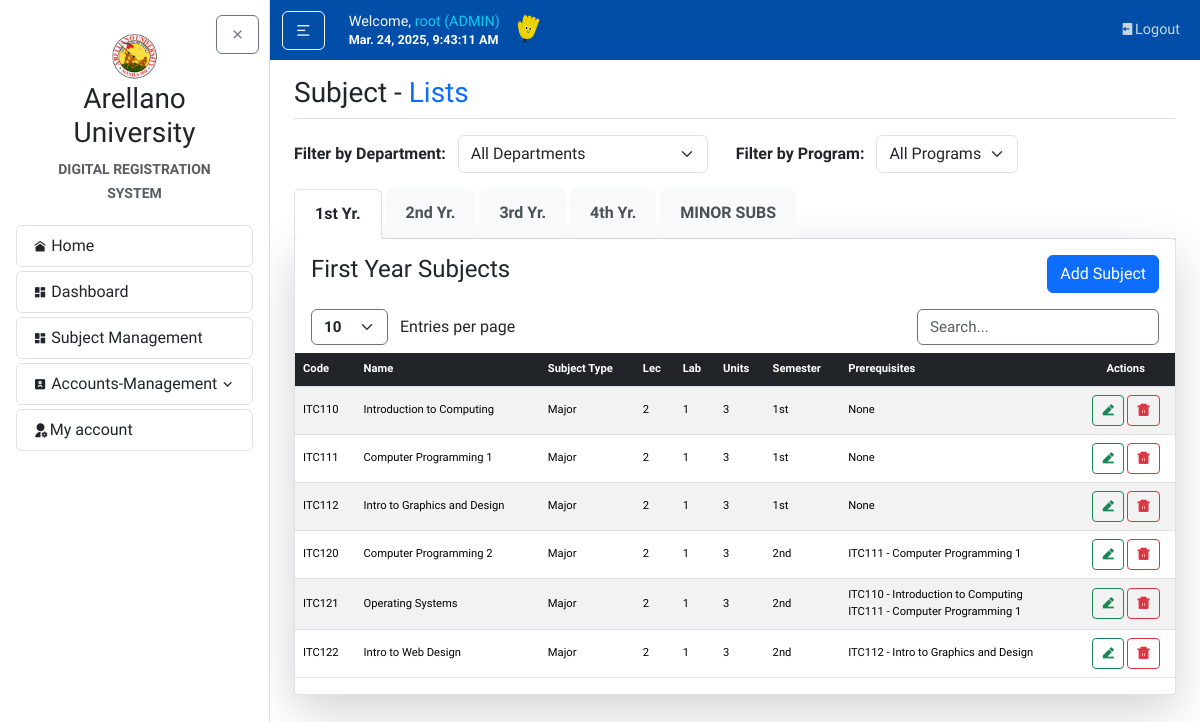
The app's page /subjects/subject-list/ (signed in) with its own data.
### accounts/models.py (models this page shows, shortened)
class CustomUser(AbstractUser):
    ROLES = (
        ('SUPERUSER', 'Superuser'),
        ('ADMIN', 'Admin'),
        ('OFFICER', 'Enrollment Officer'),
        ('STUDENT', 'Student'),
    )
    role = models.CharField(max_length=20, choices=ROLES, default='ADMIN')
    email = models.EmailField()
    created_by = models.ForeignKey(
        settings.AUTH_USER_MODEL,
        on_delete=models.SET_NULL,
        null=True,
        blank=True,
        related_name="created_users"
    )
    def __str__(self):
        return f"{self.username} ({self.role})"

### subjects/models.py (models this page shows, shortened)
class Subject(models.Model):
    SUBJECT_TYPE_CHOICES = (
        ('MAJOR', 'Major'),
        ('MINOR', 'Minor'),
    )
    YEAR_LEVEL_CHOICES = (
         (1, '1st Year'),
         (2, '2nd Year'),
         (3, '3rd Year'),
         (4, '4th Year'),
    )
    name = models.CharField(max_length=100)
    code = models.CharField(max_length=20, unique=True)
    departments = models.ManyToManyField(
        Department,
        related_name="subjects",
        help_text="Select departments for which this subject is offered"
    )
    programs = models.ManyToManyField(
        'accounts.Program',
        related_name="subjects",
        blank=True,
        help_text="Select programs for which this subject is offered"
    )
    subject_type = models.CharField(max_length=10, choices=SUBJECT_TYPE_CHOICES)
    year_level = models.PositiveIntegerField(
        choices=YEAR_LEVEL_CHOICES,
        null=True,
        blank=True,
        help_text="Applicable for major subjects only"
    )
    prerequisites = models.ManyToManyField(
        'self',
        blank=True,
        symmetrical=False,
        related_name='dependent_subjects',
        help_text="Select prerequisite subjects (if any)"
    )
    semester = models.CharField(max_length=30, choices=[('--','--'), ('1st', '1st Semester'), ('2nd', '2nd Semester')], default='--')
    lec_units = models.PositiveIntegerField(default=3, help_text="Lecture units")
    lab_units = models.PositiveIntegerField(default=0, help_text="Laboratory units")
    units = models.PositiveIntegerField(default=3)
    description = models.TextField(blank=True, null=True)
    approved = models.BooleanField(default=True)
    created_at = models.DateTimeField(auto_now_add=True)
    updated_at = models.DateTimeField(auto_now=True)

### subjects/views.py (the view)
# urls.py: path('subject-list/', views.subject_list_department, name='subject-management-list'),
@login_required
@role_required(allowed_roles=['OFFICER', 'ADMIN'])
def subject_list_department(request):
    if request.user.role == 'ADMIN':
        departments = Department.objects.all()
        department_id = request.GET.get('department')
        if department_id:
            department = get_object_or_404(Department, id=department_id)
            programs = department.programs.all()
        else:
            department = None
            programs = Program.objects.all()
        base_queryset = Subject.objects.filter(approved=True)
        if department:
            base_queryset = base_queryset.filter(department=department)
    else:
        departments = None
        officer_profile = get_object_or_404(EnrollmentOfficerProfile, user=request.user)
        department = officer_profile.department
        programs = department.programs.all()
        base_queryset = Subject.objects.filter(department=department, approved=True)
    program_id = request.GET.get('program')
    if program_id:
        base_queryset = base_queryset.filter(programs=program_id)
    first_year_subjects  = base_queryset.filter(subject_type='MAJOR', year_level=1)
    second_year_subjects = base_queryset.filter(subject_type='MAJOR', year_level=2)
    third_year_subjects  = base_queryset.filter(subject_type='MAJOR', year_level=3)
    fourth_year_subjects = base_queryset.filter(subject_type='MAJOR', year_level=4)
    minor_subjects       = base_queryset.filter(subject_type='MINOR')
    context = {
        'selected_program': program_id,
        'first_year_subjects': first_year_subjects,
        'second_year_subjects': second_year_subjects,
        'third_year_subjects': third_year_subjects,
        'fourth_year_subjects': fourth_year_subjects,
        'minor_subjects': minor_subjects,
        'departments': departments,
        'selected_department': department,
        'programs': programs,
    }
    return render(request, 'subjects/subject_list_department.html', context)

### subjects/templates/subjects/subject_list_department.html (shortened to what this page needs)
{% extends "home/layout.html" %}
{% load static %}
{% block style %}
  <link rel="stylesheet" href="{% static 'subjects/main.css' %}">
{% endblock style %}
{% block body %}
<div class="container">
  <div class="d-flex justify-content-between border-bottom align-items-center">
    <h3>Subject - <span class="text-primary">Lists</span></h3>
  </div>
  <div class="row my-3">
      {% if departments %}
        <div class="col-12">
          <form method="get" class="d-inline">
            <label for="departmentFilter" class="me-2 fw-bold">Filter by Department:</label>
            <select name="department" id="departmentFilter" class="form-select d-inline w-auto" onchange="this.form.submit()">
              <option value="">All Departments</option>
            </select>
            <label for="programFilter" class="ms-4 me-2 fw-bold">Filter by Program:</label>
            <select name="program" id="programFilter" class="form-select d-inline w-auto" onchange="this.form.submit()">
              <option value="">All Programs</option>
            </select>
          </form>
        </div>
      {% endif %}
  </div>
  <ul class="nav nav-tabs" id="subjectTabs" role="tablist">
    <li class="nav-item" role="presentation">
      <button class="nav-link active fw-bold" id="firstYear-tab" data-bs-toggle="tab" data-bs-target="#firstYear" type="button" role="tab" aria-controls="firstYear" aria-selected="true">1st Yr.</button>
    </li>
    <li class="nav-item" role="presentation">
      <button class="nav-link fw-bold" id="secondYear-tab" data-bs-toggle="tab" data-bs-target="#secondYear" type="button" role="tab" aria-controls="secondYear" aria-selected="false">2nd Yr.</button>
    </li>
    <li class="nav-item" role="presentation">
      <button class="nav-link fw-bold" id="thirdYear-tab" data-bs-toggle="tab" data-bs-target="#thirdYear" type="button" role="tab" aria-controls="thirdYear" aria-selected="false">3rd Yr.</button>
    </li>
    <li class="nav-item" role="presentation">
      <button class="nav-link fw-bold" id="fourthYear-tab" data-bs-toggle="tab" data-bs-target="#fourthYear" type="button" role="tab" aria-controls="fourthYear" aria-selected="false">4th Yr.</button>
    </li>
    <li class="nav-item" role="presentation">
      <button class="nav-link fw-bold" id="minorSub-tab" data-bs-toggle="tab" data-bs-target="#minorSub" type="button" role="tab" aria-controls="minorSub" aria-selected="false">MINOR SUBS</button>
    </li>
  </ul>
  <article class="tab-content content-section shadow-lg p-0" id="subjectTabsContent">
    {% include "subjects/subject_list_tabs/firstYearSubjects.html" %}
  </article>
</div>
{% endblock body %}

### home/templates/home/layout.html (shortened to what this page needs)
{% load static %}
<!DOCTYPE html>
<html lang="en">
<head>
  <link rel="stylesheet" type="text/css" href="{% static 'home/main.css' %}">
  <link href="https://cdn.jsdelivr.net/npm/bootstrap@5.3.3/dist/css/bootstrap.min.css" rel="stylesheet">
  <link rel="stylesheet" href="https://cdnjs.cloudflare.com/ajax/libs/remixicon/4.6.0/remixicon.css">
  <link rel="stylesheet" href="//cdn.datatables.net/2.2.2/css/dataTables.dataTables.min.css">
  <link rel="stylesheet" href="https://cdn.jsdelivr.net/npm/flatpickr/dist/flatpickr.min.css">
  {% block style %}{% endblock %}
</head>
<body>
    <div class="full-nav-bg"></div>
    <div id="page-wrapper" class="d-flex" style="min-height: 100vh;">
        {% include "home/sidebar.html" %}
        <div id="content-wrapper" class="flex-grow-1">
            <header class="site-header">
                <nav class="navbar navbar-expand-md ">
                    <div class="container">
                        <div class="navbar-nav align-items-xl-center">
                            <button id="sidebarToggle" class="btn btn-outline-light me-3 my-auto">
                                <i class="ri-menu-2-line"></i>
                            </button>
                        </div>
                        <div class="ms-2 me-auto my-auto">
                            <h5 class="d-flex align-items-end gap-1 mb-1">
                                <span class="text-light nav-font">
                                    {% if user.is_authenticated %}
                                        Welcome, <span class="text-info">{{ request.user }} {{ request.user.userprofile.userrole }}</span> <br>
                                    {% endif %}
                                    <small id="clock" class="my-auto text-white fw-bold"></small>
                                </span>
                                <span><img src="{% static "home/images/hand.gif" %}" alt="" style="height: 2em; width: auto; vertical-align: middle;"></span>
                            </h5>
                        </div>
                        <div class="navbar-nav ms-auto nav-font">
                            {% if user.is_authenticated %}
                                <a class="nav-item nav-link" href="{% url "logout" %}"><i class="ri-logout-box-fill "></i>Logout</a>
                            {% endif %}
                        </div>
                    </div>
                </nav>
            </header>
            <main id="main-content" role="main" class="container mt-3">
                <div class="row">
                    <div class="col">
                    {% block body %}{% endblock %}
                    </div>
                </div>
            </main>
        </div>
    </div>
</body>
</html>

### subjects/templates/subjects/subject_list_tabs/firstYearSubjects.html (shortened to what this page needs)
<div class="tab-pane fade show active" id="firstYear" role="tabpanel" aria-labelledby="firstYear-tab">
    <div class="container px-3 pt-3">
      <div class="d-flex justify-content-between align-items-center mb-3">
        <h4>First Year Subjects</h4>
        <a href="#" class="btn btn-primary">Add Subject</a>
      </div>
      <div class="d-flex justify-content-between align-items-center mt-2 mb-2">
        <div>
          <select id="firstYearCustomEntries" class="form-select d-inline w-auto border-secondary fw-bold" style="font-size: calc(0.8rem + 0.2vw); cursor: pointer;">
            <option value="10">10</option>
          </select>
          <span class="ms-2">Entries per page</span>
        </div>
        <div>
          <input type="text" id="firstYearSearchBar" class="form-control d-inline w-auto border-secondary" placeholder="Search..." style="font-size: calc(0.8rem + 0.2vw);">
        </div>
      </div>
    </div>
    <div class="table-responsive">
      <table class="table table-striped projectTables" id="firstYearDataTable">
        <thead class="table-dark">
          <tr>
            <th class="text-start">Code</th>
            <th class="text-start">Name</th>
            <th class="text-start">Subject Type</th>
            <th class="text-start">Lec</th>
            <th class="text-start">Lab</th>
            <th class="text-start">Units</th>
            <th class="text-start">Semester</th>
            <th class="text-start">Prerequisites</th>
            <th class="text-center">Actions</th>
          </tr>
        </thead>
        <tbody>
          {% for subject in first_year_subjects %}
          <tr>
            <td class="text-start">{{ subject.code }}</td>
            <td class="text-start">{{ subject.name }}</td>
            <td class="text-start">{{ subject.get_subject_type_display }}</td>
            <td class="text-start">{{ subject.lec_units }}</td>
            <td class="text-start">{{ subject.lab_units }}</td>
            <td class="text-start">{{ subject.units }}</td>
            <td class="text-start">{{ subject.semester }}</td>
            <td class="text-start">
              {% if subject.prerequisites.all %}
                {% for prereq in subject.prerequisites.all %}
                  {{ prereq.code }} - {{ prereq.name }}{% if not forloop.last %}<br>{% endif %}
                {% endfor %}
              {% else %}
                None
              {% endif %}
            </td>
            <td class="text-center">
              <a href="#" class="btn btn-sm btn-outline-success fw-bold" title="Edit">
                <i class="ri-edit-2-fill"></i>
              </a>
              <button type="button" data-bs-toggle="modal" data-bs-target="#myModal"
                      data-deleteData="{{ subject.code }} - {{ subject.name }}"
                      data-ID="{{ subject.id }}" data-moduleName="Delete Subject"
                      class="btn btn-sm btn-outline-danger fw-bold" title="Delete">
                <i class="ri-delete-bin-5-fill"></i>
              </button>
            </td>
          </tr>
          {% endfor %}
        </tbody>
      </table>
    </div>
  </div>

### home/static/home/main.css (style rules this page uses)
body { background: #fafafa; color: #333333; font-family: 'Varela Round', sans-serif!important; }
h1, h2, h3, h4, h5, h6 { color: #444444; font-size: calc(1rem + 0.8vw); margin-bottom: 1rem; }
.full-nav-bg { position: fixed; top: 0; left: 0; width: 100%; height: 60px; background-color: #004EA8; z-index: 1000; }
.site-header { position: sticky; top: 0; z-index: 1000; }
.navbar-nav { flex-wrap: wrap; gap: 0.5rem; }
.navbar-nav .nav-link { color: #cbd5db; transition: color 0.2s ease; }
.nav-font { font-size: clamp(0.7rem, 1.2vw, 1rem); }
.content-section { background: #ffffff; padding: 1.25rem; border: 1px solid #dddddd; border-radius: 0.5rem; margin-bottom: 1.5rem; }
#page-wrapper { min-height: 100vh; overflow: hidden; }
#content-wrapper { flex: 1; overflow-y: auto; height: 100vh; }
.projectTables { font-size: calc(0.55rem + 0.2vw); margin-bottom: 0; }
.projectTables th, .projectTables td { padding: calc(5px + 0.2vw) calc(8px + 0.2vw); vertical-align: middle; border-color: #dee2e6; text-align: center; }
.projectTables thead th { font-weight: 600; }
button, input[type="submit"] { margin-top: 10px; }
.container { max-width: 1490px!important; }
html { scroll-behavior: smooth; }

### subjects/static/subjects/main.css (style rules this page uses)
.nav-tabs { border-bottom: 2px solid #dee2e6; margin-bottom: 0; }
.nav-tabs .nav-link { border: none; background-color: #f8f9fa; color: #495057; padding: 0.75rem 1.25rem; margin-right: 0.25rem; }
.nav-tabs .nav-link.active { background-color: #ffffff; border: 1px solid #dee2e6; border-bottom-color: transparent; color: #212529; }
.tab-content { background-color: #ffffff; border: 1px solid #dee2e6; border-top: none; padding: 1rem; margin-top: -1px; }
.content-section { border-radius: 0.25rem; box-shadow: 0 0.125rem 0.25rem rgba(0, 0, 0, 0.075); }

### records on screen
CustomUser: user "root (ADMIN)"
Subject: code "ITC110", name "Introduction to Computing", subject_type "Major", lec_units "2", lab_units "1", units "3", semester "1st", shows "None"
Subject: code "ITC111", name "Computer Programming 1", subject_type "Major", lec_units "2", lab_units "1", units "3", semester "1st", shows "None"
Subject: code "ITC112", name "Intro to Graphics and Design", subject_type "Major", lec_units "2", lab_units "1", units "3", semester "1st", shows "None"
Subject: code "ITC120", name "Computer Programming 2", subject_type "Major", lec_units "2", lab_units "1", units "3", semester "2nd"
Subject: code "ITC121", name "Operating Systems", subject_type "Major", lec_units "2", lab_units "1", units "3", semester "2nd"
Subject: code "ITC122", name "Intro to Web Design", subject_type "Major", lec_units "2", lab_units "1", units "3", semester "2nd"
